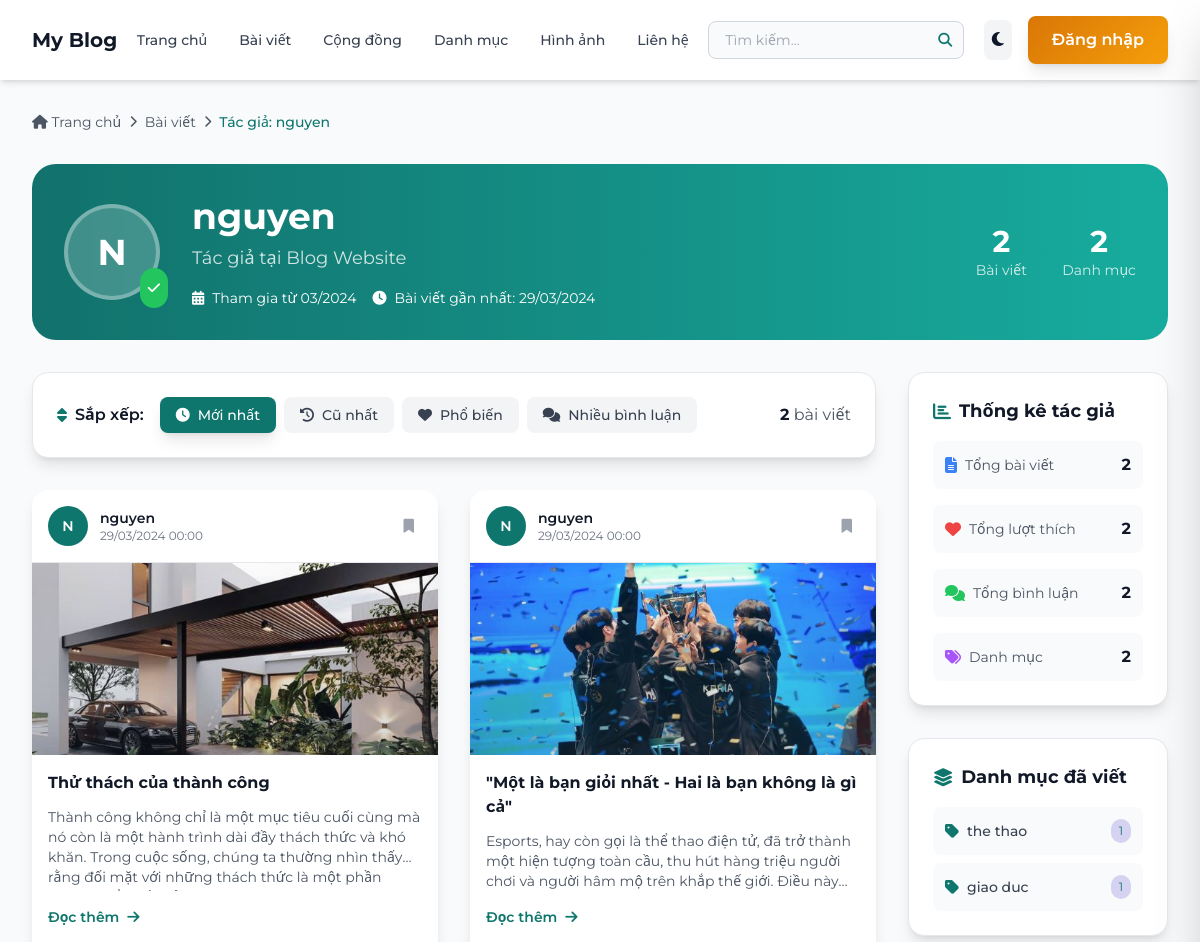
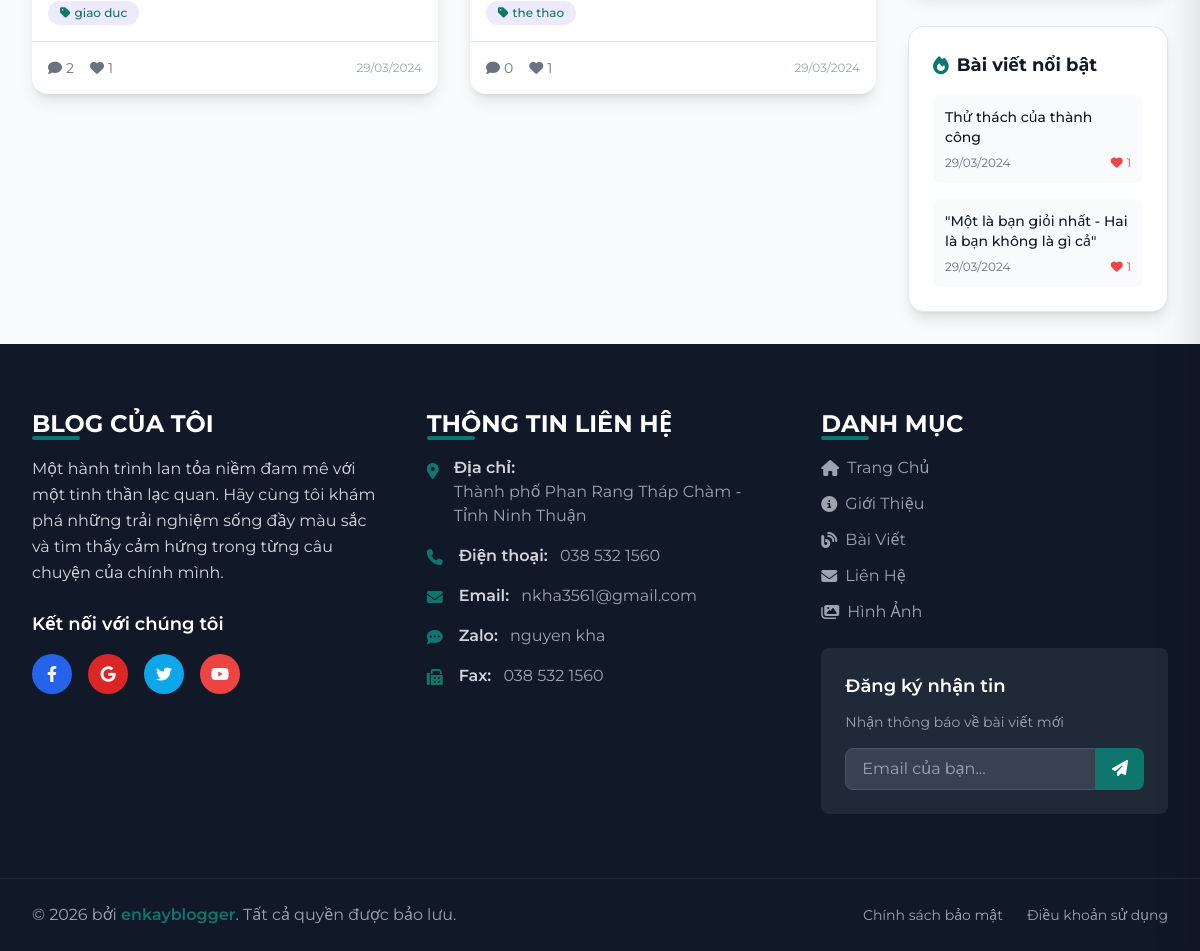
The page /project/static/author_posts.php?author=nguyen on the database its author committed (2 pictures, top to bottom).
### tables this page shows
CREATE TABLE `posts` (
  `id` int(100) NOT NULL,
  `admin_id` int(100) NOT NULL,
  `name` varchar(100) NOT NULL,
  `title` varchar(100) NOT NULL,
  `slug` varchar(255) DEFAULT NULL,
  `content` varchar(10000) NOT NULL,
  `category` varchar(50) NOT NULL,
  `image` varchar(100) NOT NULL,
  `date` date NOT NULL,
  `status` varchar(10) NOT NULL,
  `tag_id` int(11) DEFAULT NULL
);

### project/static/author_posts.php (the view, shortened to what the rows shown need)
<?php
include '../components/seo_helpers.php';
include '../components/save_post.php';
$author = isset($_GET['author']) ? $_GET['author'] : '';
$items_per_page = 9;
$current_page = isset($_GET['page']) ? (int)$_GET['page'] : 1;
$sort = isset($_GET['sort']) ? $_GET['sort'] : 'latest';
switch ($sort) {
    default:
        $order_by = 'date DESC';
        break;
}
$offset = ($current_page - 1) * $items_per_page;
$select_posts = $conn->prepare("
    SELECT p.*,
           COALESCE(l.like_count, 0) as likes,
           COALESCE(c.comment_count, 0) as comments
    FROM `posts` p
    LEFT JOIN (
        SELECT post_id, COUNT(*) as like_count
        FROM `likes`
        GROUP BY post_id
    ) l ON p.id = l.post_id
    LEFT JOIN (
        SELECT post_id, COUNT(*) as comment_count
        FROM `comments`
        GROUP BY post_id
    ) c ON p.id = c.post_id
    WHERE p.status = ? AND p.name = ?
    ORDER BY $order_by
    LIMIT $items_per_page OFFSET $offset
");
$select_posts->execute(['active', $author]);
$author_info = $conn->prepare("
    SELECT
        name,
        admin_id,
        MIN(date) as first_post_date,
        MAX(date) as last_post_date,
        COUNT(*) as total_posts,
        COALESCE(SUM(l.like_count), 0) as total_likes,
        COALESCE(SUM(c.comment_count), 0) as total_comments,
        COUNT(DISTINCT category) as categories_count
    FROM `posts` p
    LEFT JOIN (
        SELECT post_id, COUNT(*) as like_count
        FROM `likes`
        GROUP BY post_id
    ) l ON p.id = l.post_id
    LEFT JOIN (
        SELECT post_id, COUNT(*) as comment_count
        FROM `comments`
        GROUP BY post_id
    ) c ON p.id = c.post_id
    WHERE p.status = 'active' AND p.name = ?
    GROUP BY name, admin_id
");
$author_info->execute([$author]);
$author_data = $author_info->fetch(PDO::FETCH_ASSOC);
$popular_posts = $conn->prepare("
    SELECT p.*, COALESCE(l.like_count, 0) as likes
    FROM `posts` p
    LEFT JOIN (
        SELECT post_id, COUNT(*) as like_count
        FROM `likes`
        GROUP BY post_id
    ) l ON p.id = l.post_id
    WHERE p.status = 'active' AND p.name = ?
    ORDER BY likes DESC, p.date DESC
    LIMIT 3
");
$popular_posts->execute([$author]);
?>
<?php include '../components/layout_header.php'; ?>
<main class="min-h-screen bg-gray-50 dark:bg-gray-900">
    <div class="container-custom py-8">
        <?php if ($author_data) : ?>
            <div class="bg-gradient-to-r from-main to-blue-600 rounded-3xl p-8 mb-8 text-white relative overflow-hidden">
                <div class="relative z-10">
                    <div class="flex flex-col md:flex-row items-center space-y-6 md:space-y-0 md:space-x-8">
                        <div class="flex-1 text-center md:text-left">
                            <h1 class="text-4xl font-bold mb-2"><?= htmlspecialchars($author) ?></h1>
                        </div>
                    </div>
                </div>
            </div>
        <?php endif; ?>
        <div class="grid grid-cols-1 lg:grid-cols-4 gap-8">
            <div class="lg:col-span-3">
                <?php if ($select_posts->rowCount() > 0) : ?>
                    <div class="grid grid-cols-1 md:grid-cols-2 gap-8 mb-12">
                        <?php while ($fetch_posts = $select_posts->fetch(PDO::FETCH_ASSOC)) {
                            $post_id = $fetch_posts['id'];
                            $confirm_likes = $conn->prepare("SELECT * FROM `likes` WHERE user_id = ? AND post_id = ?");
                            $confirm_likes->execute([$user_id, $post_id]);
                            $confirm_save = $conn->prepare("SELECT * FROM `favorite_posts` WHERE user_id = ? AND post_id = ?");
                            $confirm_save->execute([$user_id, $post_id]);
                        ?>
                            <article class="post-card group">
                                <form method="post" class="h-full flex flex-col">
                                    <div class="p-4 flex items-center justify-between border-b border-gray-200 dark:border-gray-600">
                                        <div class="flex items-center space-x-3">
                                            <div class="w-10 h-10 bg-main rounded-full flex items-center justify-center text-white text-sm font-semibold">
                                                <?= strtoupper(substr($fetch_posts['name'], 0, 1)) ?>
                                            </div>
                                            <div>
                                                <div class="font-semibold text-gray-900 dark:text-white text-sm">
                                                    <?= $fetch_posts['name']; ?>
                                                </div>
                                                <div class="text-xs text-gray-500 dark:text-gray-400">
                                                    <?= date('d/m/Y H:i', strtotime($fetch_posts['date'])); ?>
                                                </div>
                                            </div>
                                        </div>
                                        <button type="submit" name="save_post" class="p-2 rounded-full hover:bg-gray-100 dark:hover:bg-gray-600 transition-colors">
                                            <i class="fas fa-bookmark text-sm <?= $confirm_save->rowCount() > 0 ? 'text-yellow-500' : 'text-gray-400' ?>"></i>
                                        </button>
                                    </div>
                                    <?php if ($fetch_posts['image'] != '') : ?>
                                        <div class="relative overflow-hidden h-48">
                                            <img src="../uploaded_img/<?= $fetch_posts['image']; ?>"
                                                alt="<?= $fetch_posts['title']; ?>"
                                                class="post-image">
                                            <div class="absolute inset-0 bg-gradient-to-t from-black/20 to-transparent"></div>
                                        </div>
                                    <?php endif; ?>
                                    <div class="p-4 flex-1 flex flex-col">
                                        <h3 class="font-bold text-gray-900 dark:text-white mb-3 line-clamp-2 group-hover:text-main transition-colors">
                                            <a href="<?= post_path($post_id); ?>">
                                                <?= $fetch_posts['title']; ?>
                                            </a>
                                        </h3>
                                        <div class="text-gray-600 dark:text-gray-300 text-sm mb-4 line-clamp-3 flex-1">
                                            <?= strip_tags($fetch_posts['content']); ?>
                                        </div>
                                        <a href="<?= post_path($post_id); ?>"
                                            class="text-main font-semibold hover:text-blue-700 transition-colors text-sm mb-4 inline-flex items-center group">
                                            Đọc thêm
                                            <i class="fas fa-arrow-right ml-2 transform group-hover:translate-x-1 transition-transform"></i>
                                        </a>
                                        <a href="category.php?category=<?= $fetch_posts['category']; ?>"
                                            class="inline-flex items-center space-x-1 bg-main/10 text-main px-3 py-1 rounded-full text-xs font-medium hover:bg-main/20 transition-colors w-fit">
                                            <i class="fas fa-tag"></i>
                                            <span><?= $fetch_posts['category']; ?></span>
                                        </a>
                                    </div>
                                    <div class="p-4 border-t border-gray-200 dark:border-gray-600 flex items-center justify-between">
                                        <div class="flex items-center space-x-4">
                                            <div class="flex items-center space-x-1 text-gray-500 dark:text-gray-400 text-sm">
                                                <i class="fas fa-comment"></i>
                                                <span><?= $fetch_posts['comments']; ?></span>
                                            </div>
                                            <button type="submit" name="like_post"
                                                class="flex items-center space-x-1 text-gray-500 dark:text-gray-400 hover:text-red-500 transition-colors text-sm">
                                                <i class="fas fa-heart <?= $confirm_likes->rowCount() > 0 ? 'text-red-500' : '' ?>"></i>
                                                <span><?= $fetch_posts['likes']; ?></span>
                                            </button>
                                        </div>
                                        <div class="text-xs text-gray-400">
                                            <?= date('d/m/Y', strtotime($fetch_posts['date'])); ?>
                                        </div>
                                    </div>
                                </form>
                            </article>
                        <?php } ?>
                    </div>
                <?php endif; ?>
            </div>
            <div class="lg:col-span-1 space-y-8">
                <div class="bg-white dark:bg-gray-800 rounded-2xl p-6 shadow-lg border border-gray-200 dark:border-gray-700">
                    <div class="space-y-4">
                        <?php while ($popular = $popular_posts->fetch(PDO::FETCH_ASSOC)) : ?>
                            <a href="<?= post_path($popular['id']); ?>"
                                class="block p-3 bg-gray-50 dark:bg-gray-700 rounded-lg hover:bg-main/10 transition-colors group">
                                <h4 class="font-medium text-gray-900 dark:text-white text-sm mb-2 line-clamp-2 group-hover:text-main">
                                    <?= $popular['title'] ?>
                                </h4>
                                <div class="flex items-center justify-between text-xs text-gray-500 dark:text-gray-400">
                                    <span><?= date('d/m/Y', strtotime($popular['date'])) ?></span>
                                    <div class="flex items-center space-x-1 text-red-500">
                                        <i class="fas fa-heart"></i>
                                        <span><?= $popular['likes'] ?></span>
                                    </div>
                                </div>
                            </a>
                        <?php endwhile; ?>
                    </div>
                </div>
            </div>
        </div>
    </div>
</main>
<?php include '../components/layout_footer.php'; ?>

### rows shown on the page
posts: name "N", name "nguyen", date "29/03/2024 00:00", image (picture), title "Thử thách của thành công", content "Thành công không chỉ là một mục tiêu cuối cùng mà nó còn là một hành trình dài đầy thách thức và khó khăn. Trong cuộc sống, chúng ta thường nhìn thấy rằng đối mặt với những thách thức là một…", category "giao duc", comments "2", likes "1", date "29/03/2024"
posts: name "N", name "nguyen", date "29/03/2024 00:00", image (picture), title "\"Một là bạn giỏi nhất - Hai là bạn không là gì cả\"", content "Esports, hay còn gọi là thể thao điện tử, đã trở thành một hiện tượng toàn cầu, thu hút hàng triệu người chơi và người hâm mộ trên khắp thế giới. Điều…", category "the thao", comments "0", likes "1", date "29/03/2024"

### other values the page prints
$author "nguyen"
substr($author, 0, 1) "N"
date('m/Y', strtotime($author_data['first_post_date'])) "03/2024"
date('d/m/Y', strtotime($author_data['last_post_date'])) "29/03/2024"
$author_data['total_posts'] "2"
$author_data['categories_count'] "2"
$sort_info['label'] "Mới nhất"
$sort_info['label'] "Cũ nhất"
$sort_info['label'] "Phổ biến"
$sort_info['label'] "Nhiều bình luận"
$total_posts "2"
$author_data['total_likes'] "2"
$author_data['total_comments'] "2"
$cat['category'] "the thao"
$cat['post_count'] "1"
